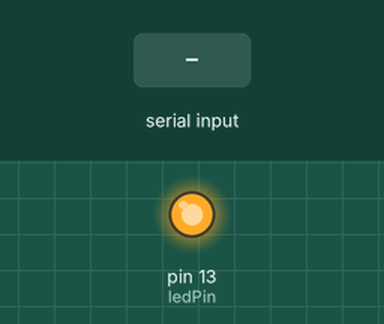
Bench run of a sketch on a simulated Arduino Uno, built with avr-gcc and run on an emulated ATmega328P. Shown: output pins drawn as LEDs (lit = HIGH). The test bench sets the inputs (shaded band). What the sketch prints to the serial monitor is not drawn.

Above: at 1.2 s.
1.3 s: byte 30 received over Serial
At 1.6 s:
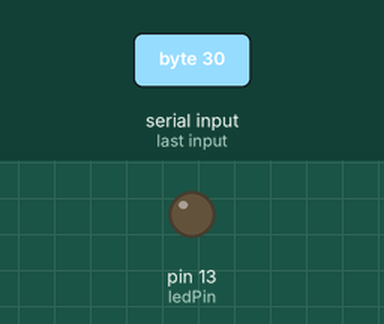
2.8 s: byte 90 received over Serial
At 4.0 s:
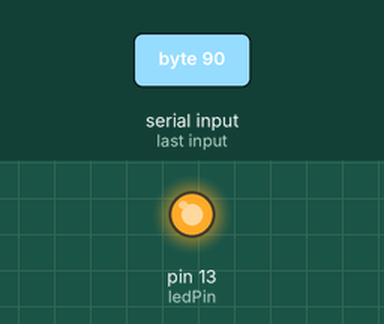
4.3 s: byte 120 received over Serial
At 5.1 s:
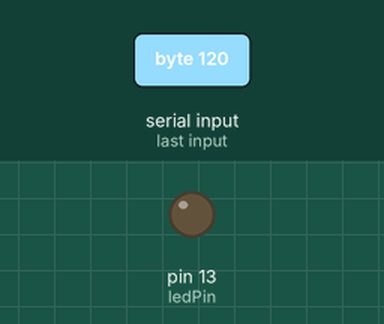
Timing chart, 0 to 7.3 s (numbered marks = the images above; inputs shaded):
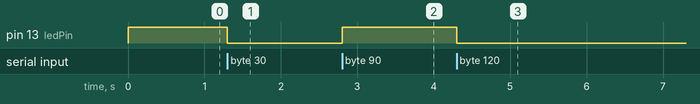

The sketch:

FireRadioTest.ino
```cpp
#include <SoftwareSerial.h>
#define rxPin 2
#define txPin 3
#define ledPin 13


SoftwareSerial xbee =  SoftwareSerial(rxPin, txPin);
char c;
int ledStatus;


void setup()  {
        pinMode(rxPin, INPUT);
        pinMode(txPin, OUTPUT);

	pinMode(ledPin,OUTPUT);
	digitalWrite(ledPin,HIGH);
	ledStatus=1;
	Serial.begin(38400);
	Serial.println( "Arduino started sending bytes via XBee" );

	// set the data rate for the SoftwareSerial port
#if 0
	xbee.begin( 38400 );
#else
	xbee.begin( 9600 );
#endif
}

void loop()  {
	if (Serial.available())
	{
		c = Serial.read();
		xbee.write(c);
Serial.write(c);
		ledStatus = ledStatus?0:1;
		digitalWrite(ledPin, ledStatus);
	}

	if (xbee.available())
	{
		c = xbee.read();
		Serial.write(c);
	}
}
```

Measured:
- after the input at 1.3 s, pin 13 (ledPin): HIGH → LOW at once
- after the input at 2.8 s, pin 13 (ledPin): LOW → HIGH at once
- after the input at 4.3 s, pin 13 (ledPin): HIGH → LOW at once
